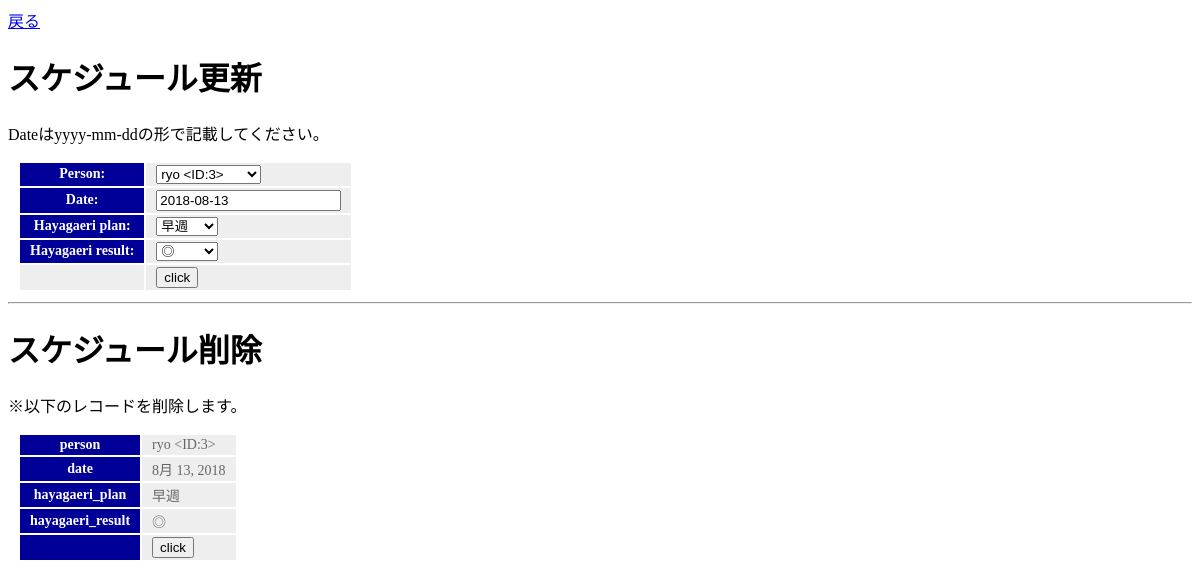
Page /ryouhou/3 on the committed database.
### app_month_hayagaeri/models.py (models this page shows, shortened)
class Schedule(models.Model):
    person = models.ForeignKey(Person, on_delete=models.CASCADE)
    date = models.DateField()
    hayagaeri_plan = models.ForeignKey(HayagaeriPlan, on_delete=models.CASCADE)
    hayagaeri_result = models.ForeignKey(HayagaeriResult, on_delete=models.CASCADE)
    start_time = models.TimeField('開始時間', default=datetime.time(7, 0, 0))
    created_at = models.DateTimeField('作成日', default=timezone.now)

class Person(models.Model):
    name = models.CharField('氏名', max_length=50)
    def __str__(self):
        return str(self.name) + ' <ID:' + str(self.id) + '>'

class HayagaeriPlan(models.Model):
    plan = models.CharField('早帰り予定', max_length=50)
    def __str__(self):
        return str(self.plan)

class HayagaeriResult(models.Model):
    result = models.CharField('早帰り実績', max_length=50)
    def __str__(self):
        return str(self.result)

### app_month_hayagaeri/views.py (the view, shortened to what this page needs)
def ryouhou(request, num):
    ob = Schedule.objects.get(id=num)
    params = {
        'title': 'スケジュール更新or削除',
        'title_update': 'スケジュール更新',
        'title_delete': 'スケジュール削除',
        'id':num,
        'form': ScheduleForm(instance=ob),
        'obj': ob,
    }
    return render(request, 'app_month_hayagaeri/ryouhou.html', params)

### app_month_hayagaeri/forms.py
class ScheduleForm(forms.ModelForm):
    class Meta:
        model = Schedule
        fields = ['person','date','hayagaeri_plan','hayagaeri_result']

### app_month_hayagaeri/templates/app_month_hayagaeri/ryouhou.html (shortened to what this page needs)
{% load static %}
<!doctype html>
<html lang="ja">
<head>
    <link rel="stylesheet" type="text/css" href="{% static 'app_month_hayagaeri/css/style.css' %}" />
    <a href="{% url 'month_with_schedule' %}">戻る</a>
</head>
<body>
    <h1>{{title_update}}</h1>
    <p>Dateはyyyy-mm-ddの形で記載してください。</p>
    <table>
        <form action="{% url 'ryouhou' id %}" method="post">
        {{ form.as_table }}
        <tr><td></td><td><input type="submit" name="r_update" value="click"></td></tr>
        </form>
    </table>
    <hr>
    <h1>{{title_delete}}</h1>
    <p>※以下のレコードを削除します。</p>
    <table>
        <tr><th>person</th><td>{{obj.person}}</td></tr>
        <tr><th>date</th><td>{{obj.date}}</td></tr>
        <tr><th>hayagaeri_plan</th><td>{{obj.hayagaeri_plan}}</td></tr>
        <tr><th>hayagaeri_result</th><td>{{obj.hayagaeri_result}}</td></tr>
        <form action="{% url 'ryouhou' id %}" method="post">
        <tr><th></th><td><input type="submit" name="r_delete" value="click"></td></tr>
        </form>
    </table>
</body>
</html>

### app_month_hayagaeri/static/app_month_hayagaeri/css/style.css (style rules this page uses)
table { margin:10px; font-size:14px; }
table tr th { background-color:#009; color:white; padding:2px 10px; border-size:2px; }
table tr td { background-color:#eee; color:#666; padding:2px 10px; border-size:2px; }

### rows in the picture
Schedule: person "ryo <ID:3>", date "8月 13, 2018", hayagaeri_plan "早週", hayagaeri_result "◎"

### other values in the picture
{{ title_update }} "スケジュール更新"
{{ title_delete }} "スケジュール削除"
